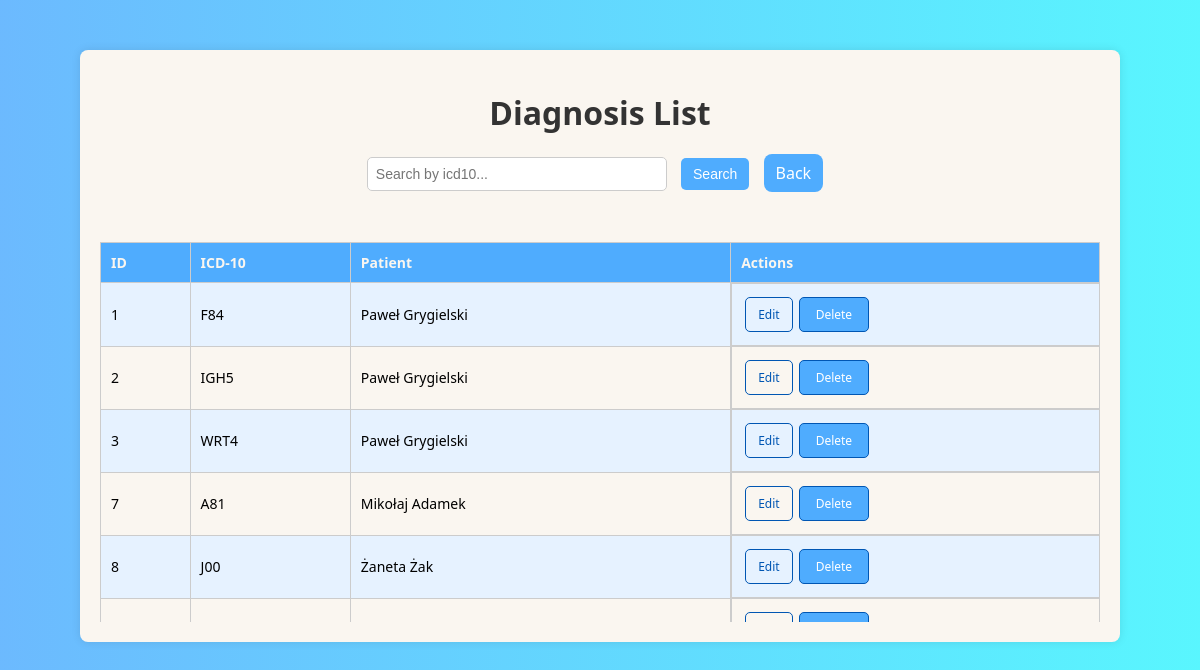
The app's page /diagnosis/ with its own data.
### projekty/models.py (models this page shows, shortened)
class Diagnosis(models.Model):
    icd_10 = models.CharField(max_length=4)
    patient = models.ForeignKey(Patients, on_delete=models.CASCADE, related_name="diagnoses")

class Patients(models.Model):
    SEX_CHOICES = (
        ('0', 'Not specified'),
        ('1', 'Male'),
        ('2', 'Female'),
    )
    STATUS_CHOICES = (
        ('deceased', 'Deceased'),
        ('alive', 'Alive'),
        ('cured', 'Cured'),
    )
    name = models.CharField(max_length=20)
    surname = models.CharField(max_length=40)
    pesel = models.CharField(max_length=11, unique=True)
    birth_date = models.DateField()
    adress = models.CharField(max_length=100)
    mail = models.EmailField(max_length=40, default="write@your.mail")
    phonenumber = models.CharField(max_length=40)
    status = models.CharField(max_length=10, choices=STATUS_CHOICES, default='ongoing')
    diagnosis = models.TextField()
    sex = models.CharField(max_length=1, choices=SEX_CHOICES, default='0')

### projekty/views.py (the view)
# urls.py: path('diagnosis/', views.diagnosis_list, name='diagnosis_list'),
def diagnosis_list(request):
    query = request.GET.get('q')
    if query:
        diagnoses = Diagnosis.objects.filter(icd_10__icontains=query)
    else:
        diagnoses = Diagnosis.objects.all()
    return render(request, 'diagnosis_list.html', {'diagnoses': diagnoses})

### templates/diagnosis_list.html (shortened to what this page needs)
<!DOCTYPE html>
<html lang="en">
<head>
</head>
<body>
    <div class="table-container">
        <h1>Diagnosis List</h1>
        <div class="search-container">
            <form method="get" action="{% url 'diagnosis_list' %}">
                <input type="text" name="q" value="{{ request.GET.q }}" placeholder="Search by icd10...">
                <button type="submit">Search</button>
                <a class="link" href="{% url 'choose_Dane' %}">Back</a>
            </form>
        </div>
        <div class="table-scroll">
            <table>
                <thead>
                    <tr>
                        <th>ID</th>
                        <th>ICD-10</th>
                        <th>Patient</th>
                        <th>Actions</th>
                    </tr>
                </thead>
                <tbody>
                    {% for diagnosis in diagnoses %}
                    <tr>
                        <td>{{ diagnosis.id }}</td>
                        <td>{{ diagnosis.icd_10 }}</td>
                        <td>{{ diagnosis.patient.name }} {{ diagnosis.patient.surname }}</td>
                        <td class="actions">
                            <a href="{% url 'upd_diag' diagnosis.id %}">Edit</a>
                            <form class="delete-form" action="{% url 'del_diag' diagnosis.id %}" method="post">
                                <button type="submit" onclick="return confirm('Are you sure you want to delete this record?')">Delete</button>
                            </form>
                        </td>
                    </tr>
                    {% empty %}
                    <tr>
                        <td colspan="4">No diagnoses found</td>
                    </tr>
                    {% endfor %}
                </tbody>
            </table>
        </div>
    </div>
</body>
</html>

### templates/diagnosis_list.html (style rules this page uses)
body { font-family: 'Segoe UI', Tahoma, Geneva, Verdana, sans-serif; background: linear-gradient(to right, #4facfed5 0%, #00f1fea6 100%); margin: 0; padding: 0; display: flex; flex-direction: column; align-items: center; min-height: 100vh; }
.table-container { background-color: #faf6f0; padding: 20px; border-radius: 8px; box-shadow: 0 0 10px rgba(0, 0, 0, 0.1); text-align: center; width: 90%; max-width: 1000px; overflow-x: auto; margin-top: 50px; }
h1 { color: #333; margin-bottom: 10px; }
.table-scroll { overflow-x: auto; max-height: 400px; margin-top: 10px; }
table { width: 100%; border-collapse: collapse; margin-top: 20px; }
th, td { border: 1px solid #ccc; padding: 10px; text-align: left; font-size: 14px; }
th { background-color: #4facfe; color: #faf6f0; }
tr:nth-child(even) { background-color: #faf6f0; }
tr:nth-child(odd) { background-color: #e6f2ff; }
.actions { display: flex; justify-content: flex-start; align-items: center; }
.actions a, .actions button { margin: 3px; padding: 8px 12px; font-size: 12px; text-decoration: none; color: #0056b3; border: 1px solid #0056b3; border-radius: 5px; background-color: transparent; cursor: pointer; transition: background-color 0.3s, color 0.3s; font-family: 'Segoe UI', Tahoma, Geneva, Verdana, sans-serif; display: inline-block; }
.actions button { background-color: #4facfe; color: #fff; padding: 8px 16px; }
.delete-form { margin: 0; }
.search-container { margin-bottom: 20px; text-align: center; }
.search-container input[type=text] { padding: 8px; font-size: 14px; border: 1px solid #ccc; border-radius: 5px; box-sizing: border-box; width: 50%; max-width: 300px; }
.search-container button { padding: 8px 12px; font-size: 14px; background-color: #4facfe; color: #fff; border: none; border-radius: 5px; cursor: pointer; transition: background-color 0.3s ease; margin-left: 10px; }
.link { display: inline-block; margin: 10px; text-decoration: none; color: #ffffff; padding: 8px 12px; background-color: #4facfe; border-radius: 8px; transition: background-color 0.3s ease; font-weight: normal; }

### records on screen
Diagnosis: id "1", icd_10 "F84", patient.name "Paweł", patient.surname "Grygielski"
Diagnosis: id "2", icd_10 "IGH5", patient.name "Paweł", patient.surname "Grygielski"
Diagnosis: id "3", icd_10 "WRT4", patient.name "Paweł", patient.surname "Grygielski"
Diagnosis: id "7", icd_10 "A81", patient.name "Mikołaj", patient.surname "Adamek"
Diagnosis: id "8", icd_10 "J00", patient.name "Żaneta", patient.surname "Żak"
